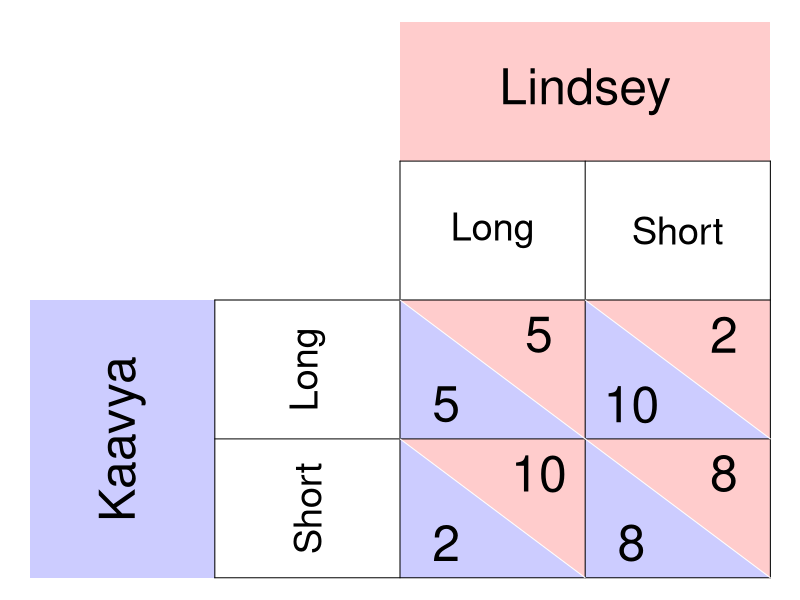

Reproduce this figure in R.
require(ggplot2)
require(shape)
pdf(file = "society/matrix_chopping_nosoln.pdf", width = 9, height = 7)

par(mar =  c(0, 0, 0, 0))
xlims <- c(0, 8)
ylims <- c(0, 8)

#TextSizes
PlayerSize <- 3
StratSize <- 2.3
PayoffSize <- 3

p1fadelevel <- 0.2
p2fadelevel <- 0.2

#Payoffs are listed as c("NW", "SW", "NE", "SE")

#Considerations for Player 1
P1Name <- c("Kaavya")
P1Strat <- c("Long", "Short")
P1Payoffs <- c("5", "2", "10", "8")
P1BR1 <- c("SW") #Must be NW or SW - the BR prints accordingly. 
P1BR2 <- c("SE") #Must be NE or SE - the BR prints accordingly. 
P1bestsize <- 2.5 #Adjusts size of point indicating best response of P1
#NW = (5, 3); SW = (5,1); NE = (7, 3); SE = (7, 1)

#Considerations for Player 2
P2Name <- c("Lindsey")
P2Strat <- c("Long", "Short")
P2Payoffs <- c("5", "10", "2", "8")
P2BR1 <- c("NE") #Must be NW or SW - the BR prints accordingly. 
P2BR2 <- c("SE") #Must be NE or SE - the BR prints accordingly. 
P2bestsize <- 4 #Adjusts size of circle indicating best response of P1

plot(0, 0, xlim = xlims, ylim = ylims, type = "n",
     xlab = expression(""),
     ylab = expression(""),
     xaxt = "n", 
     yaxt = "n", 
     cex.lab = 2, 
     bty = "n")



#Color and label for Player 1 and their strategies
polygon(c(0,0,2,2,0), c(0,4,4,0,0), col=rgb(0, 0, 1, p1fadelevel), density=NULL, border = NA)
text(1, 2, P1Name[1], srt = 90, cex = PlayerSize)

text(3, 3, P1Strat[1], cex = StratSize, srt = 90)
text(3, 1, P1Strat[2], cex = StratSize, srt = 90)


#Color and label for Player 2
polygon(c(4,4,8,8,4), c(8,6,6,8,8), col=rgb(1, 0, 0, p2fadelevel), density=NULL, border = NA)
text(6, 7, P2Name[1], cex = PlayerSize)

text(5, 5, P2Strat[1], cex = StratSize)
text(7, 5, P2Strat[2], cex = StratSize)

#NorthWest cell 
#P1
polygon(c(4,4,6,4), c(4,2,2,4), col=rgb(0, 0, 1, p1fadelevel), density=NULL, border = NA)
#P2
polygon(c(4,6,6,4), c(4,4,2,4), col=rgb(1, 0, 0, p2fadelevel), density=NULL, border = NA)

#P1
text(4.5, 2.5, P1Payoffs[1], cex = PayoffSize)
#P2
text(5.5, 3.5, P2Payoffs[1], cex = PayoffSize)

#SouthWest cell  
#P1
polygon(c(4,4,6,4), c(2,0,0,2), col=rgb(0, 0, 1, p1fadelevel), density=NULL, border = NA)
#P2
polygon(c(4,6,6,4), c(2,2,0,2), col=rgb(1, 0, 0, p2fadelevel), density=NULL, border = NA)

#P1
text(4.5, 0.5, P1Payoffs[2], cex = PayoffSize)
#P2
text(5.5, 1.5, P2Payoffs[2], cex = PayoffSize)


#NorthEast cell 
#P1
polygon(c(6,6,8,6), c(4,2,2,4), col=rgb(0, 0, 1, p1fadelevel), density=NULL, border = NA)
#P2
polygon(c(6,8,8,6), c(4,4,2,4), col=rgb(1, 0, 0, p2fadelevel), density=NULL, border = NA)
#P1
text(6.5, 2.5, P1Payoffs[3], cex = PayoffSize)
#P2
text(7.5, 3.5, P2Payoffs[3], cex = PayoffSize)

#SouthEast cell 
#P1
polygon(c(6,6,8,6), c(2,0,0,2), col=rgb(0, 0, 1, p1fadelevel), density=NULL, border = NA)
#P2
polygon(c(6,8,8,6), c(2,2,0,2), col=rgb(1, 0, 0, p2fadelevel), density=NULL, border = NA)
#P1
text(6.5, 0.5, P1Payoffs[4], cex = PayoffSize)
#P2
text(7.5, 1.5, P2Payoffs[4], cex = PayoffSize)


#Lines for the Table
segments(8, 0, 8, 6, lty = 1, col = "black")
segments(4, 6, 8, 6, lty = 1, col = "black")
segments(2, 0, 2, 4, lty = 1, col = "black")
segments(2, 0, 8, 0, lty = 1, col = "black")
segments(2, 4, 8, 4, lty = 1, col = "black")
segments(4, 0, 4, 6, lty = 1, col = "black")
segments(2, 2, 8, 2, lty = 1, col = "black")
segments(6, 0, 6, 6, lty = 1, col = "black")

#Diagonals
#NW
segments(4, 4, 6, 2, lty = 1, col = "white")
#NE
segments(6, 4, 8, 2, lty = 1, col = "white")
#SW
segments(4, 2, 6, 0, lty = 1, col = "white")
#Se
segments(6, 2, 8, 0, lty = 1, col = "white")


#Best responses 
#P1 
# if (P1BR1[1] == "NW"){
#   points(5, 3, pch = 16, col = "black", cex = P1bestsize)
# } else{points(5, 1, pch = 16, col = "black", cex = P1bestsize)
# }
# 
# if (P1BR2[1] == "NE"){
#   points(7, 3, pch = 16, col = "black", cex = P1bestsize)
# } else{points(7, 1, pch = 16, col = "black", cex = P1bestsize)
# }
# 
# 
# #P2
# if (P2BR1[1] == "NW"){
#   points(5, 3, pch = 1, col = "black", cex = P2bestsize)
# } else{points(7, 3, pch = 1, col = "black", cex = P2bestsize)
# }
# 
# if (P2BR2[1] == "SW"){
#   points(5, 1, pch = 1, col = "black", cex = P2bestsize)
# } else{points(7, 1, pch = 1, col = "black", cex = P2bestsize)
# }

dev.off()
